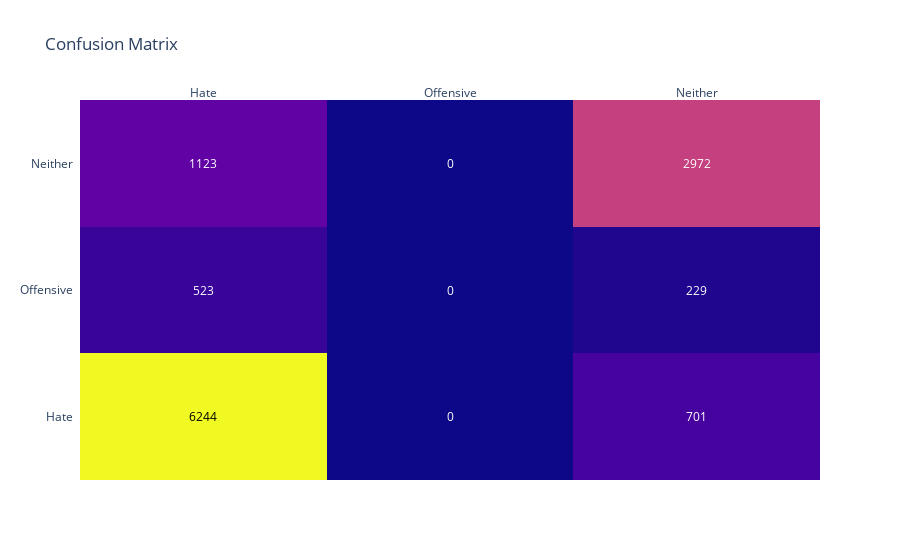

Notebook code for this chart:
### Code cell
clf, pred, y_test = run_logreg(dataset_df, x_train, x_test, y_train, y_test)
show_results(pred, y_test)

### Figure 1 — Plotly figure (JSON) as saved in the notebook; plotly's stock layout.template omitted (floating-point values rounded to 4 significant figures)
{"data": [{"colorscale": [[0, "#0d0887"], [0.1111, "#46039f"], [0.2222, "#7201a8"], [0.3333, "#9c179e"], [0.4444, "#bd3786"], [0.5556, "#d8576b"], [0.6667, "#ed7953"], [0.7778, "#fb9f3a"], [0.8889, "#fdca26"], [1, "#f0f921"]], "reversescale": false, "showscale": false, "type": "heatmap", "x": ["Hate", "Offensive", "Neither"], "y": ["Hate", "Offensive", "Neither"], "z": [[6244, 0, 701], [523, 0, 229], [1123, 0, 2972]]}], "layout": {"annotations": [{"font": {"color": "#000000"}, "showarrow": false, "text": "6244", "x": "Hate", "xref": "x", "y": "Hate", "yref": "y"}, {"font": {"color": "#FFFFFF"}, "showarrow": false, "text": "0", "x": "Offensive", "xref": "x", "y": "Hate", "yref": "y"}, {"font": {"color": "#FFFFFF"}, "showarrow": false, "text": "701", "x": "Neither", "xref": "x", "y": "Hate", "yref": "y"}, {"font": {"color": "#FFFFFF"}, "showarrow": false, "text": "523", "x": "Hate", "xref": "x", "y": "Offensive", "yref": "y"}, {"font": {"color": "#FFFFFF"}, "showarrow": false, "text": "0", "x": "Offensive", "xref": "x", "y": "Offensive", "yref": "y"}, {"font": {"color": "#FFFFFF"}, "showarrow": false, "text": "229", "x": "Neither", "xref": "x", "y": "Offensive", "yref": "y"}, {"font": {"color": "#FFFFFF"}, "showarrow": false, "text": "1123", "x": "Hate", "xref": "x", "y": "Neither", "yref": "y"}, {"font": {"color": "#FFFFFF"}, "showarrow": false, "text": "0", "x": "Offensive", "xref": "x", "y": "Neither", "yref": "y"}, {"font": {"color": "#FFFFFF"}, "showarrow": false, "text": "2972", "x": "Neither", "xref": "x", "y": "Neither", "yref": "y"}], "title": {"text": "Confusion Matrix"}, "xaxis": {"dtick": 1, "gridcolor": "rgb(0, 0, 0)", "side": "top", "ticks": ""}, "yaxis": {"dtick": 1, "ticks": "", "ticksuffix": "  "}}}
